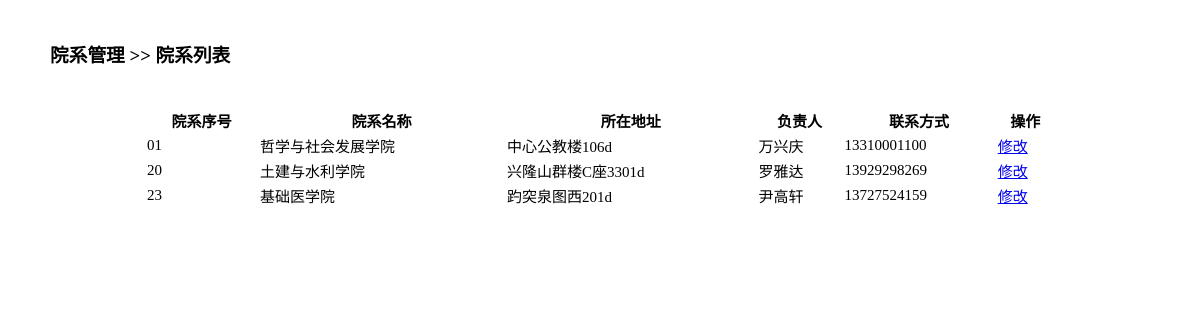
Page /admin/queueDept.php on the committed database.
### tables this page shows
CREATE TABLE `department` (
  `did` char(2) DEFAULT NULL,
  `dname` varchar(15) NOT NULL,
  `dadd` varchar(30) DEFAULT NULL,
  `dmng` varchar(10) DEFAULT NULL,
  `dtel` varchar(15) DEFAULT NULL
);

### admin/queueDept.php (the view, shortened to what this page needs)
<!DOCTYPE html>
<html lang="en">
<head>
    <link rel="stylesheet" type="text/css" href="./css/fun.css">
</head>
<body>
    <h3 class="subtitle">院系管理 >> 院系列表</h3>
<table>
    <tr>
        <th>院系序号</th>
        <th>院系名称</th>
        <th>所在地址</th>
        <th>负责人</th>
        <th>联系方式</th>
        <th>操作</th>
    </tr>
    <?php
    require_once("../config/database.php");
    $com='select * from department order by did' ;
    $result=mysqli_query($db,$com);
    if($result){
        while($row=mysqli_fetch_object($result)){
            ?>
            <tr>
                <td><?php echo $row->did ?></td>
                <td><?php echo $row->dname ?></td>
                <td><?php echo $row->dadd ?></td>
                <td><?php echo $row->dmng ?></td>
                <td><?php echo $row->dtel ?></td>
                <td><a href="./fun/modiDept.php?did=<?php echo $row->did; ?>">修改</a></td>
            </tr>
            <?php
        }
    }
    ?>
</table>
</body>
</html>

### admin/css/fun.css (style rules this page uses)
body { margin: 30px; }
.subtitle { margin: 40px 20px; }
table { width:80%; margin: 0 auto; font-size: 15px; }

### rows in the picture
department: did "01", dname "哲学与社会发展学院", dadd "中心公教楼106d", dmng "万兴庆", dtel "13310001100"
department: did "20", dname "土建与水利学院", dadd "兴隆山群楼C座3301d", dmng "罗雅达", dtel "13929298269"
department: did "23", dname "基础医学院", dadd "趵突泉图西201d", dmng "尹高轩", dtel "13727524159"
